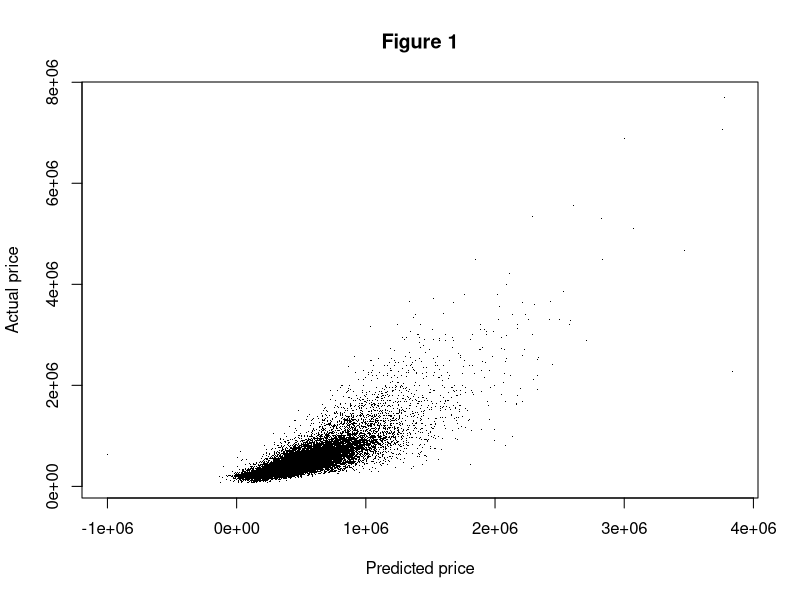
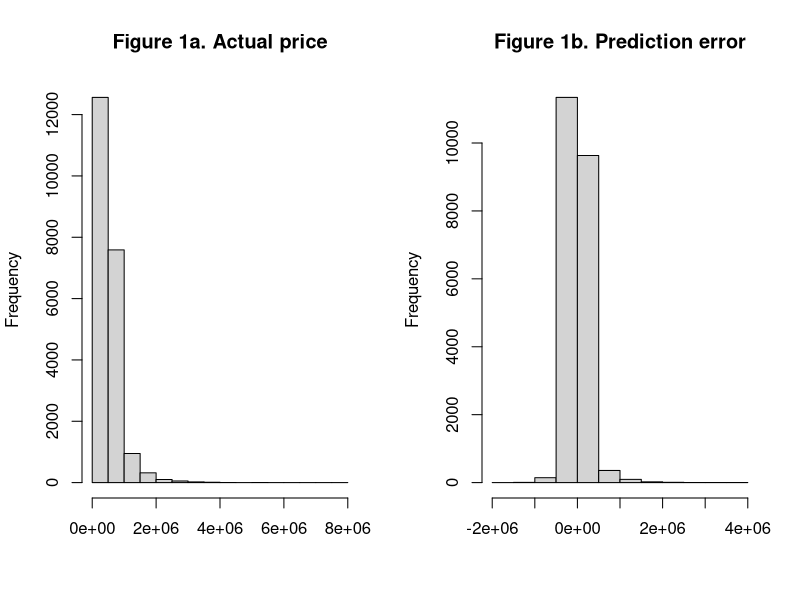
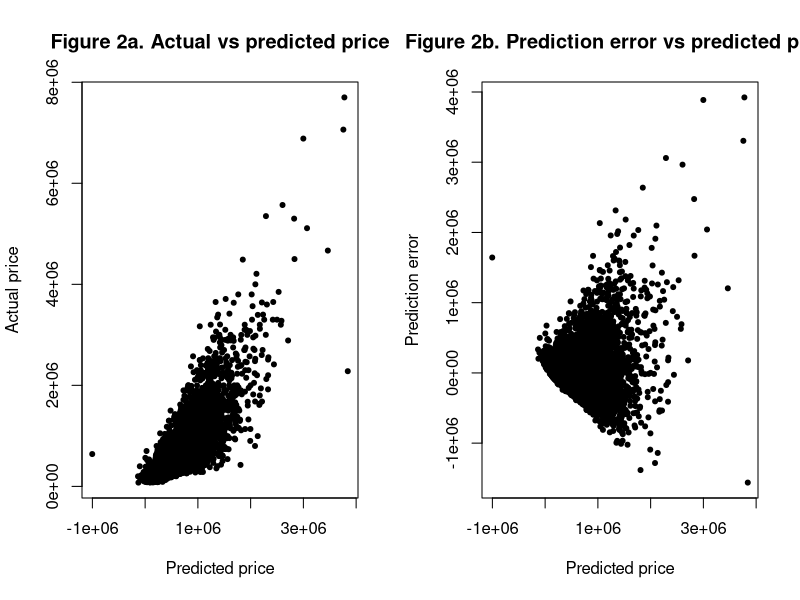

Source code (R) for these figures, in order:
## House sales in King County ##

# Setting work directory (customize) #
setwd("/Users/miguel/Dropbox (IESE)/Data archive/DATA")

# Reading data #
king <- read.csv("king.csv", stringsAsFactors=F)
head(king)
summary(king)

# Formula #
fm <- price ~ bedrooms + bathrooms + sqft_living + sqft_lot + floors +
  waterfront + condition + sqft_above + yr_built + yr_renovated + lat + long

# Linear regression #
mod <- lm(formula=fm, data=king)
summary(mod)
names(mod)
pred_price <- predict(mod, newdata=king)
pred_error <- king$price - pred_price
  plot(king$price ~ pred_price, pch=".", main="Figure 1", xlab="Predicted price",
  ylab="Actual price")

# Histograms #
par(mfrow=c(1,2))
hist(king$price, main="Figure 1a. Actual price", xlab="")
hist(pred_error, main="Figure 1b. Prediction error", xlab="")

# Scatterplots #
par(mfrow=c(1,2))
plot(king$price ~ pred_price, pch=20, main="Figure 2a. Actual vs predicted price",
 xlab="Predicted price", ylab="Actual price")
plot(pred_error ~ pred_price, pch=20, main="Figure 2b. Prediction error vs predicted price",
  xlab="Predicted price", ylab="Prediction error")
